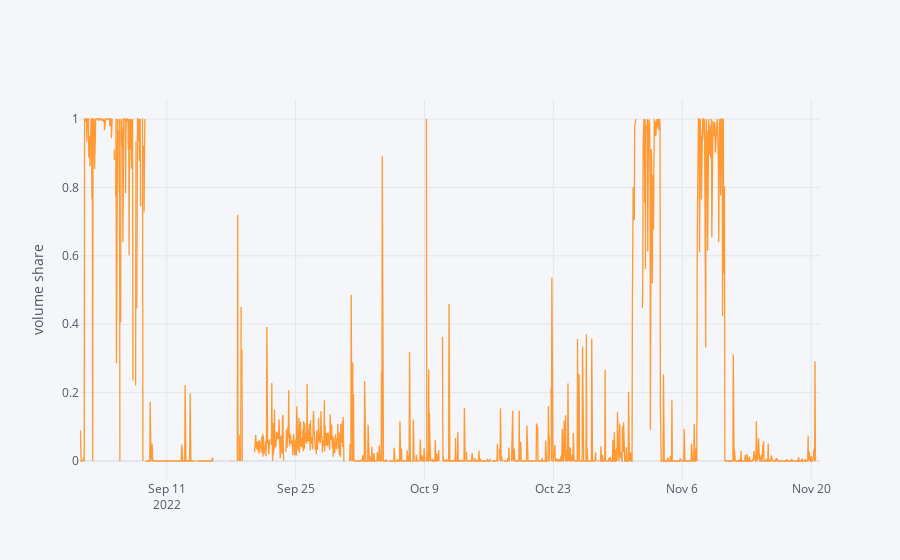
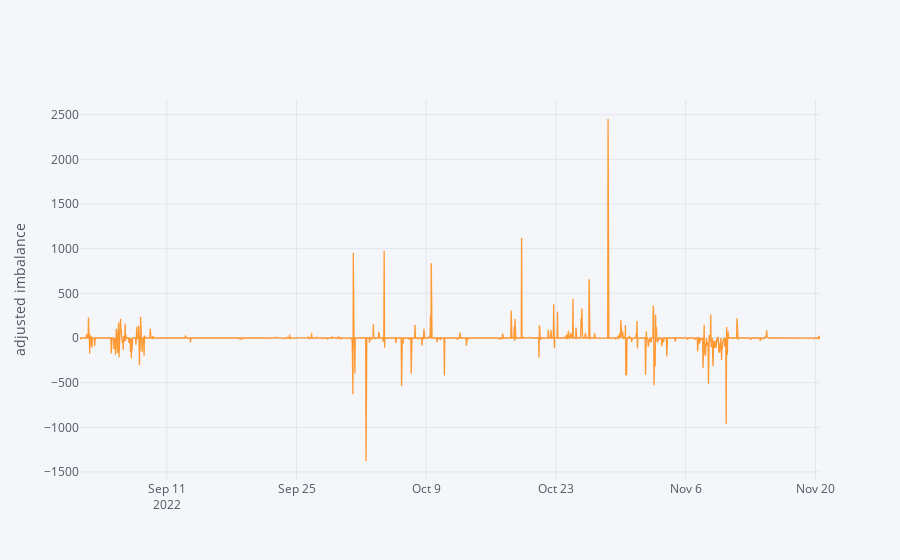
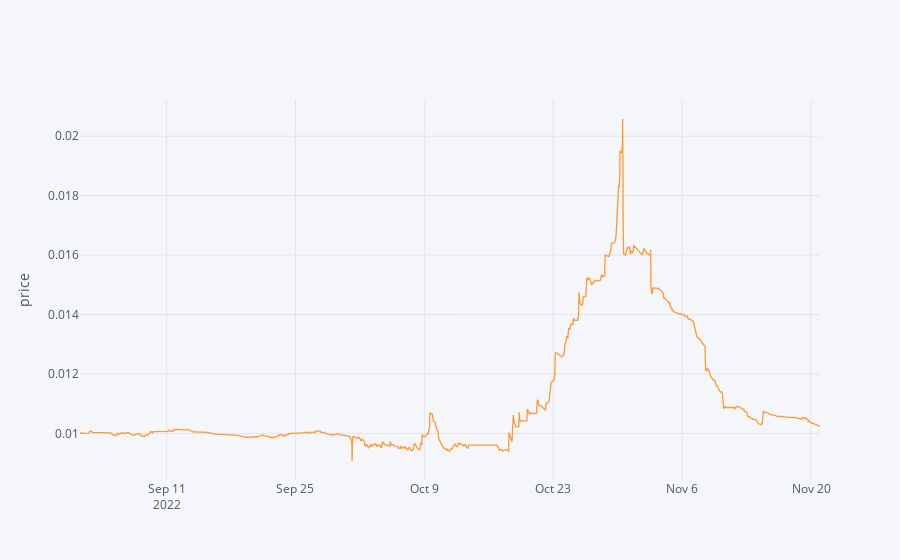

Notebook source saved alongside these figures, in order:
### Markdown cell above
## Minute twap

### Code cell
around_whole_second = (trades.origin_time.dt.microsecond < 80_000) | (trades.origin_time.dt.microsecond > 950_000)

volume_share_plot(selector = around_whole_second, resample = '60min')
volume_plot(selector = around_whole_second, resample = '60min')
trades.set_index('origin_time').price[::100].iplot(yTitle = 'price')

### Figure 1 — Plotly figure (JSON) as saved in the notebook; plotly's stock layout.template omitted (floating-point values rounded to 4 significant figures; data arrays with more than 128 entries replaced by an {"elided": "..."} marker saying what was removed)
{"data": [{"line": {"color": "rgba(255, 153, 51, 1.0)", "dash": "solid", "shape": "linear", "width": 1.3}, "mode": "lines", "name": "quantity", "text": "", "type": "scatter", "x": {"elided": "1930 str values"}, "y": {"elided": "1930 mixed values"}}], "layout": {"legend": {"bgcolor": "#F5F6F9", "font": {"color": "#4D5663"}}, "paper_bgcolor": "#F5F6F9", "plot_bgcolor": "#F5F6F9", "title": {"font": {"color": "#4D5663"}}, "xaxis": {"gridcolor": "#E1E5ED", "showgrid": true, "tickfont": {"color": "#4D5663"}, "title": {"font": {"color": "#4D5663"}, "text": ""}, "zerolinecolor": "#E1E5ED"}, "yaxis": {"gridcolor": "#E1E5ED", "showgrid": true, "tickfont": {"color": "#4D5663"}, "title": {"font": {"color": "#4D5663"}, "text": "volume share"}, "zerolinecolor": "#E1E5ED"}}}

### Figure 2 — Plotly figure (JSON) as saved in the notebook; plotly's stock layout.template omitted (floating-point values rounded to 4 significant figures; data arrays with more than 128 entries replaced by an {"elided": "..."} marker saying what was removed)
{"data": [{"line": {"color": "rgba(255, 153, 51, 1.0)", "dash": "solid", "shape": "linear", "width": 1.3}, "mode": "lines", "name": "aggr_quantity", "text": "", "type": "scatter", "x": {"elided": "1918 str values"}, "y": {"elided": "1918 float values"}}], "layout": {"legend": {"bgcolor": "#F5F6F9", "font": {"color": "#4D5663"}}, "paper_bgcolor": "#F5F6F9", "plot_bgcolor": "#F5F6F9", "title": {"font": {"color": "#4D5663"}}, "xaxis": {"gridcolor": "#E1E5ED", "showgrid": true, "tickfont": {"color": "#4D5663"}, "title": {"font": {"color": "#4D5663"}, "text": ""}, "zerolinecolor": "#E1E5ED"}, "yaxis": {"gridcolor": "#E1E5ED", "showgrid": true, "tickfont": {"color": "#4D5663"}, "title": {"font": {"color": "#4D5663"}, "text": "adjusted imbalance"}, "zerolinecolor": "#E1E5ED"}}}

### Figure 3 — Plotly figure (JSON) as saved in the notebook; plotly's stock layout.template omitted (floating-point values rounded to 4 significant figures; data arrays with more than 128 entries replaced by an {"elided": "..."} marker saying what was removed)
{"data": [{"line": {"color": "rgba(255, 153, 51, 1.0)", "dash": "solid", "shape": "linear", "width": 1.3}, "mode": "lines", "name": "price", "text": "", "type": "scatter", "x": {"elided": "996 str values"}, "y": {"elided": "996 float values"}}], "layout": {"legend": {"bgcolor": "#F5F6F9", "font": {"color": "#4D5663"}}, "paper_bgcolor": "#F5F6F9", "plot_bgcolor": "#F5F6F9", "title": {"font": {"color": "#4D5663"}}, "xaxis": {"gridcolor": "#E1E5ED", "showgrid": true, "tickfont": {"color": "#4D5663"}, "title": {"font": {"color": "#4D5663"}, "text": ""}, "zerolinecolor": "#E1E5ED"}, "yaxis": {"gridcolor": "#E1E5ED", "showgrid": true, "tickfont": {"color": "#4D5663"}, "title": {"font": {"color": "#4D5663"}, "text": "price"}, "zerolinecolor": "#E1E5ED"}}}
